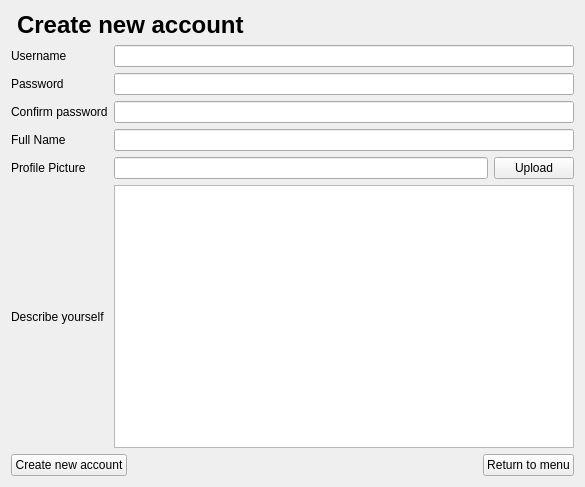
<?xml version="1.0" encoding="UTF-8"?>
<ui version="4.0">
 <class>CreateAccountGUI</class>
 <widget class="QWidget" name="CreateAccountGUI">
  <property name="geometry">
   <rect>
    <x>0</x>
    <y>0</y>
    <width>585</width>
    <height>487</height>
   </rect>
  </property>
  <property name="windowTitle">
   <string>Form</string>
  </property>
  <layout class="QVBoxLayout" name="verticalLayout">
   <item>
    <layout class="QHBoxLayout" name="horizontalLayout">
     <item>
      <widget class="QLabel" name="label">
       <property name="text">
        <string>&lt;html&gt;&lt;head/&gt;&lt;body&gt;&lt;p&gt;&lt;img src=&quot;:/smallrocket.png&quot;/&gt;&lt;/p&gt;&lt;/body&gt;&lt;/html&gt;</string>
       </property>
       <property name="pixmap">
        <pixmap>:/rocket.png</pixmap>
       </property>
      </widget>
     </item>
     <item>
      <widget class="QLabel" name="label_2">
       <property name="text">
        <string>&lt;html&gt;&lt;head/&gt;&lt;body&gt;&lt;p&gt;&lt;span style=&quot; font-size:18pt; font-weight:600;&quot;&gt;Create new account&lt;/span&gt;&lt;/p&gt;&lt;/body&gt;&lt;/html&gt;</string>
       </property>
      </widget>
     </item>
     <item>
      <spacer name="horizontalSpacer">
       <property name="orientation">
        <enum>Qt::Horizontal</enum>
       </property>
       <property name="sizeHint" stdset="0">
        <size>
         <width>40</width>
         <height>20</height>
        </size>
       </property>
      </spacer>
     </item>
    </layout>
   </item>
   <item>
    <layout class="QGridLayout" name="gridLayout">
     <item row="4" column="0">
      <widget class="QLabel" name="label_7">
       <property name="text">
        <string>Profile Picture</string>
       </property>
      </widget>
     </item>
     <item row="3" column="0">
      <widget class="QLabel" name="label_6">
       <property name="text">
        <string>Full Name</string>
       </property>
      </widget>
     </item>
     <item row="4" column="1">
      <widget class="QLineEdit" name="profilePathBox"/>
     </item>
     <item row="2" column="0">
      <widget class="QLabel" name="label_5">
       <property name="text">
        <string>Confirm password</string>
       </property>
      </widget>
     </item>
     <item row="0" column="0">
      <widget class="QLabel" name="label_3">
       <property name="text">
        <string>Username</string>
       </property>
      </widget>
     </item>
     <item row="5" column="0">
      <widget class="QLabel" name="label_8">
       <property name="text">
        <string>Describe yourself</string>
       </property>
      </widget>
     </item>
     <item row="1" column="0">
      <widget class="QLabel" name="label_4">
       <property name="text">
        <string>Password</string>
       </property>
      </widget>
     </item>
     <item row="4" column="2">
      <widget class="QPushButton" name="uploadButton">
       <property name="text">
        <string>Upload</string>
       </property>
      </widget>
     </item>
     <item row="0" column="1" colspan="2">
      <widget class="QLineEdit" name="usernameBox"/>
     </item>
     <item row="1" column="1" colspan="2">
      <widget class="QLineEdit" name="passwordBox"/>
     </item>
     <item row="2" column="1" colspan="2">
      <widget class="QLineEdit" name="confirmPasswordBox"/>
     </item>
     <item row="3" column="1" colspan="2">
      <widget class="QLineEdit" name="fullnameBox"/>
     </item>
     <item row="5" column="1" colspan="2">
      <widget class="QPlainTextEdit" name="describeBox"/>
     </item>
    </layout>
   </item>
   <item>
    <layout class="QHBoxLayout" name="horizontalLayout_2">
     <item>
      <widget class="QPushButton" name="createButton">
       <property name="text">
        <string>Create new account</string>
       </property>
      </widget>
     </item>
     <item>
      <spacer name="horizontalSpacer_2">
       <property name="orientation">
        <enum>Qt::Horizontal</enum>
       </property>
       <property name="sizeHint" stdset="0">
        <size>
         <width>40</width>
         <height>20</height>
        </size>
       </property>
      </spacer>
     </item>
     <item>
      <widget class="QPushButton" name="returnButton">
       <property name="text">
        <string>Return to menu</string>
       </property>
      </widget>
     </item>
    </layout>
   </item>
  </layout>
 </widget>
 <resources/>
 <connections/>
</ui>
